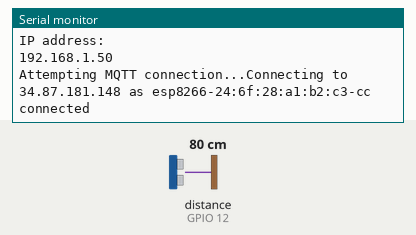
Bench run of a sketch on a simulated ESP8266 (NodeMCU). Shown: the last lines printed to the serial monitor. The test bench sets the inputs (shaded band); at power-on: distance to the obstacle (sensor on GPIO 12) 80 cm. The echo pulse lasts 58.3 µs per cm; WiFi joins after 1.5 s; servers stay silent unless stated; no MQTT or app messages arrive unless stated.

Above: at 2.7 s.
2.8 s: distance to the obstacle (sensor on GPIO 12) set to 2 cm
At 6.9 s:
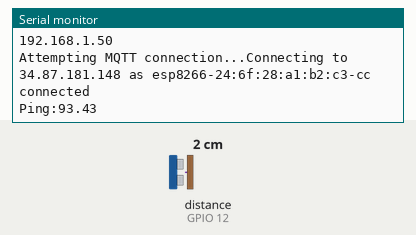
13.0 s: distance to the obstacle (sensor on GPIO 12) set to 4 cm
At 17.0 s:
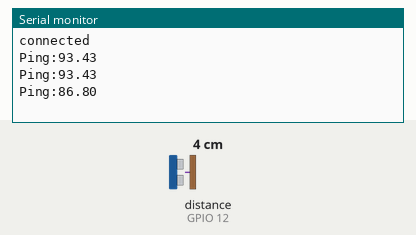

The sketch:

Ultra1_Water.ino
```cpp
 #include <ESP8266WiFi.h>
#include <PubSubClient.h>
#include <NewPing.h>
float trigPin = 14;
float echoPin = 12;
float MAX_DISTANCE = 30;
float duration;
float distance;
#define wifi_ssid "Galaxy S10 Lite"
#define wifi_password "0611590710"
#define mqtt_server "34.87.181.148"
#define Ultra2 "sensor/Ultra2"
WiFiClient espClient;
PubSubClient client(espClient);
void setup() {
   pinMode(trigPin, OUTPUT);
  pinMode(echoPin, INPUT);
  Serial.begin(115200);
  setup_wifi();
  client.setServer(mqtt_server, 1883);
}
String macToStr(const uint8_t* mac)
{
  String result;
  for (int i = 0; i < 6; ++i) {
    result += String(mac[i], 16);
    if (i < 5)
      result += ':';
     }
      return result;
}
void setup_wifi() {
  delay(10);
  Serial.println();
  Serial.print("Connecting to ");
  Serial.println(wifi_ssid);
  WiFi.begin(wifi_ssid, wifi_password);
  while (WiFi.status() != WL_CONNECTED) {
    delay(500);
    Serial.print(".");
  }
  Serial.println("");
  Serial.println("WiFi connected");
  Serial.println("IP address: ");
  Serial.println(WiFi.localIP());
}
void reconnect() {
  while (!client.connected()) {
      Serial.print("Attempting MQTT connection...");
      String clientName;
      clientName += "esp8266-";
      uint8_t mac[6];
      WiFi.macAddress(mac);
      clientName += macToStr(mac);
      clientName += "-";
      clientName += String(micros() & 0xff, 16);
      Serial.print("Connecting to ");
      Serial.print(mqtt_server);
      Serial.print(" as ");
      Serial.println(clientName);
  if (client.connect((char*) clientName.c_str())) {
      Serial.println("connected");
    } else {
      Serial.print("failed, rc=");
      Serial.print(client.state());
      Serial.println(" try again in 5 seconds");
      // Wait 5 seconds before retrying
      delay(5000);
    }
  }
}
void loop() {
      if (!client.connected()) {
        reconnect();
        }
      client.loop();
      delay(5000);
digitalWrite(trigPin, LOW);
  delayMicroseconds(2);
  digitalWrite(trigPin, HIGH);
  delayMicroseconds(10);
  digitalWrite(trigPin, LOW);
  duration = pulseIn(echoPin, HIGH);
  distance = MAX_DISTANCE - (duration * 0.034 / 2);
  float t = distance;
      if (isnan(t)) {
      Serial.println("Failed to read from DHT sensor!");
      return;
      }
  float tr = t * 3.33333;
      Serial.print("Ping:");
      Serial.println(String(tr).c_str());
      client.publish(Ultra2, String(tr).c_str(), true);
}
```

Measured:
- after the input at 2.8 s, the serial monitor: prints a new line after 3.8 s (image 1)
- after the input at 13.0 s, the serial monitor: prints a new line after 3.6 s (image 2)
